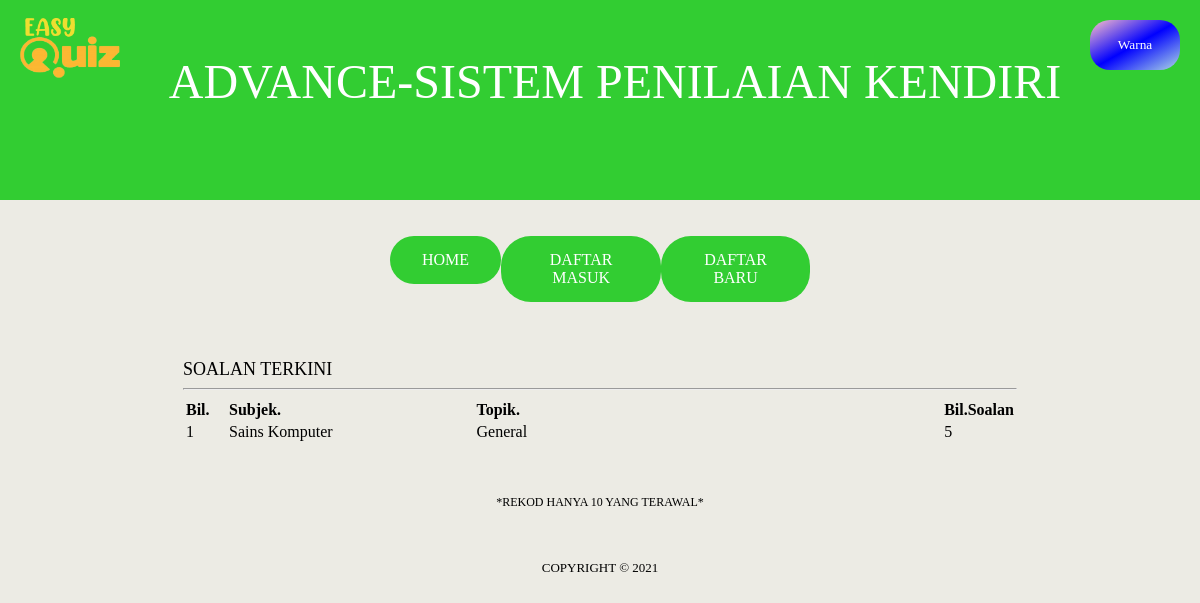
Before: / with the older database file.
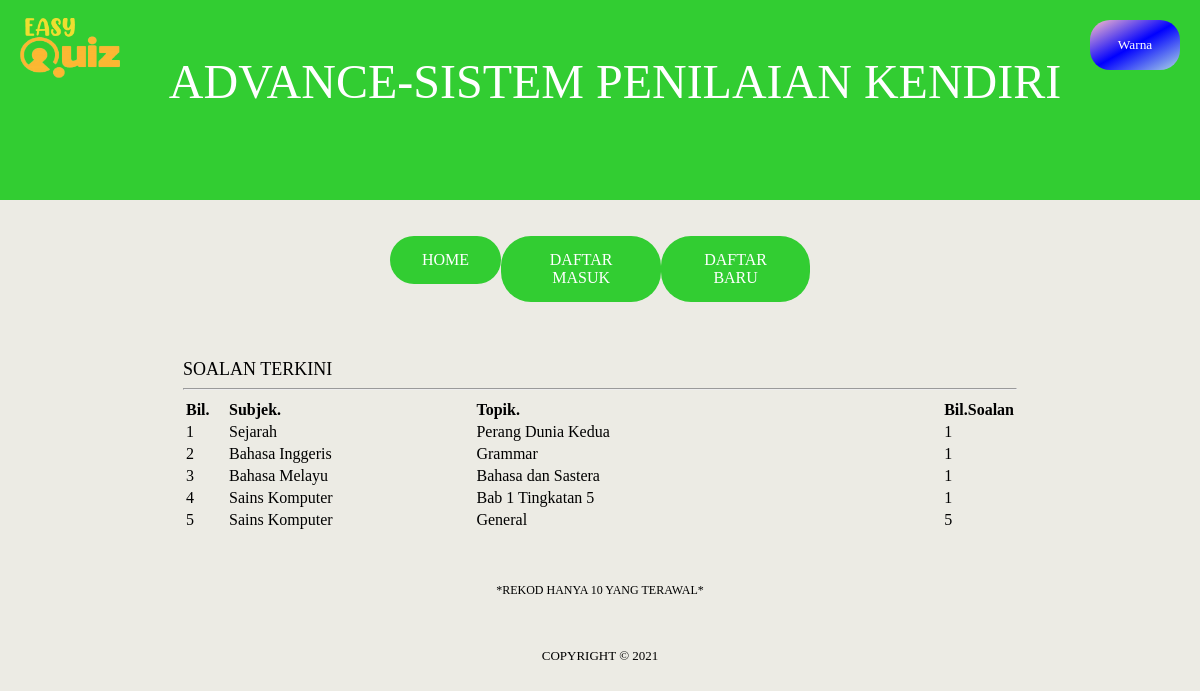
After: the same page with the newer database file.
### tables this page shows
CREATE TABLE `topik` (
  `idtopik` int(11) NOT NULL,
  `topik` varchar(30) NOT NULL,
  `markah` int(11) NOT NULL,
  `idsubjek` int(10) NOT NULL,
  `idpengguna` varchar(12) NOT NULL
);

CREATE TABLE `subjek` (
  `idsubjek` int(11) NOT NULL,
  `subjek` varchar(30) NOT NULL
);

### sambung.php (called while the page is built, shortened)
<?php
$nama_sistem = "ADVANCE-SISTEM PENILAIAN KENDIRI";
?>

### soalan_terkini.php (the view, shortened to what this page needs)
<?php
require 'sambung.php';
?>
<hr>
<table width="100%" border="0" align="center">
  <tr style="font-size:16px">
    <td width="5%"><b>Bil.</b></td>
    <td width="30%"><b>Subjek.</b></td>
    <td width="57%"><b>Topik.</b></td>
    <td width="10%"><b>Bil.Soalan</b></td>
  </tr>
  <?php
  $no = 1;
  $topik = mysqli_query($hubung, "SELECT * FROM topik ORDER BY idtopik desc limit 0,10");
  while ($infoTopik = mysqli_fetch_array($topik)) {
    $soalan = mysqli_query($hubung, "SELECT COUNT(idtopik) AS 'bil' FROM soalan  WHERE idtopik = '$infoTopik[idtopik]' ");
    $infoSoalan = mysqli_fetch_array($soalan);
    $subjek = mysqli_query($hubung, "SELECT * FROM subjek WHERE idsubjek = '$infoTopik[idsubjek]' ");
    $infoSubjek = mysqli_fetch_array($subjek);
  ?>
    <tr style="font-size:16px">
      <td><?php echo $no; ?></td>
      <td><?php echo $infoSubjek['subjek']; ?></td>
      <td><?php echo $infoTopik['topik']; ?></td>
      <td><?php echo $infoSoalan['bil']; ?> </td>
    </tr>
  <?php $no++;
  } ?>
</table>

### index.php (shortened to what this page needs)
<?php
require 'sambung.php';
?>
<!DOCTYPE html>
<html lang="en">
<head>
  <?php include 'header1.php'; ?>
</head>
<body>
  <br>
  <br>
  <?php include 'menu1.php'; ?>
  <br>
  <br>
  <table width='70%' border=0 align="center">
    <td width='50%'>
      <marquee behavior="alternate" direction="left">
        <p>SOALAN TERKINI</p>
      </marquee>
      <?php include 'soalan_terkini.php' ?>
    </td>
  </table>
  <br>
  <br>
  <center>
    <p style="font-family: 'Times New Roman' ; font-weight :lighter; font-size : 12px;">*REKOD HANYA 10 YANG TERAWAL*</p>
  </center>
  <center style="margin-top:50px;">
    <?php include 'footer.php' ?>
  </center>
</body>
</html>

### header1.php (shortened to what this page needs)
<?php
include 'sambung.php';
?>
<!DOCTYPE html>
<html lang="en" dir="ltr" style="padding: 0;">
<head>
</head>
<body style="margin:0;" onload = "javascript:color();">
  <center id="header1">
      <button id="changecolor" onclick="color();increment();">Warna</button>
      <br>
      <a href="index.php"><img id="logo" src="logo.png" alt="logo" width="100px" height="60px"></a>
      <br>
      <p>
        <font style="margin-left:20px;" size="+5" color="white" font face="Feather Bold">
          <?php echo $nama_sistem; ?>
        </font>
      </p>
      <br>
  </center>
</body>
</html>

### menu1.php (shortened to what this page needs)
<?php
include 'sambung.php';
?>
<center>
  <div>
    <a href="index.php"><button class="menu1button">HOME</button></a>
    <a href="login.php"><button class="menu1button">DAFTAR MASUK</button></a>
    <a href="daftar_baru.php"><button class="menu1button">DAFTAR BARU</button></a>
  </div>
</center>

### footer.php (shortened to what this page needs)
<footer>
 <center>
   <font style = "font-size:13px"> COPYRIGHT &copy; 2021 </font>
 </center>

### header1.php (style rules this page uses)
#changecolor { background: linear-gradient(to bottom right, pink, blue, lightblue); box-shadow: none; width: 150px; height: 50px; border-radius: 20px; margin-top: 20px; margin-right: 20px; float: right; width: 90px; padding-left: 3px; padding-right: 3px; border: none; color: white; font-family: "Feather Bold"; }
#header1 { height: 200px; background-color: #32CD32; }
#logo { float: left; margin-left: 20px; }

### index.php (style rules this page uses)
body { background-color: #ECEBE4; }
div { background-color: #32CD32; }
p { font-family: "DIN Next LT Pro Light"; font-size: 18px; margin-bottom: 0; }
b { font-family: "DIN Next LT Pro Bold"; }

### menu1.php (style rules this page uses)
.menu1button { background-color: #32CD32; border: none; color: white; padding: 15px 32px; text-align: center; font-family: "Feather Bold"; display: inline-block; font-size: 16px; border-radius: 30px; }
div { background-color: #ECEBE4; justify-content: space-between; display: flex; width: 35%; }

### soalan_terkini.php (style rules this page uses)
td { font-family: "DIN Next LT Pro Light"; }

Changed rows visible on the page:
added topik: idsubjek.subjek "Sejarah", topik "Perang Dunia Kedua", bil "1"
added topik: idsubjek.subjek "Bahasa Inggeris", topik "Grammar", bil "1"
added topik: idsubjek.subjek "Bahasa Melayu", topik "Bahasa dan Sastera", bil "1"
added topik: idsubjek.subjek "Sains Komputer", topik "Bab 1 Tingkatan 5", bil "1"
